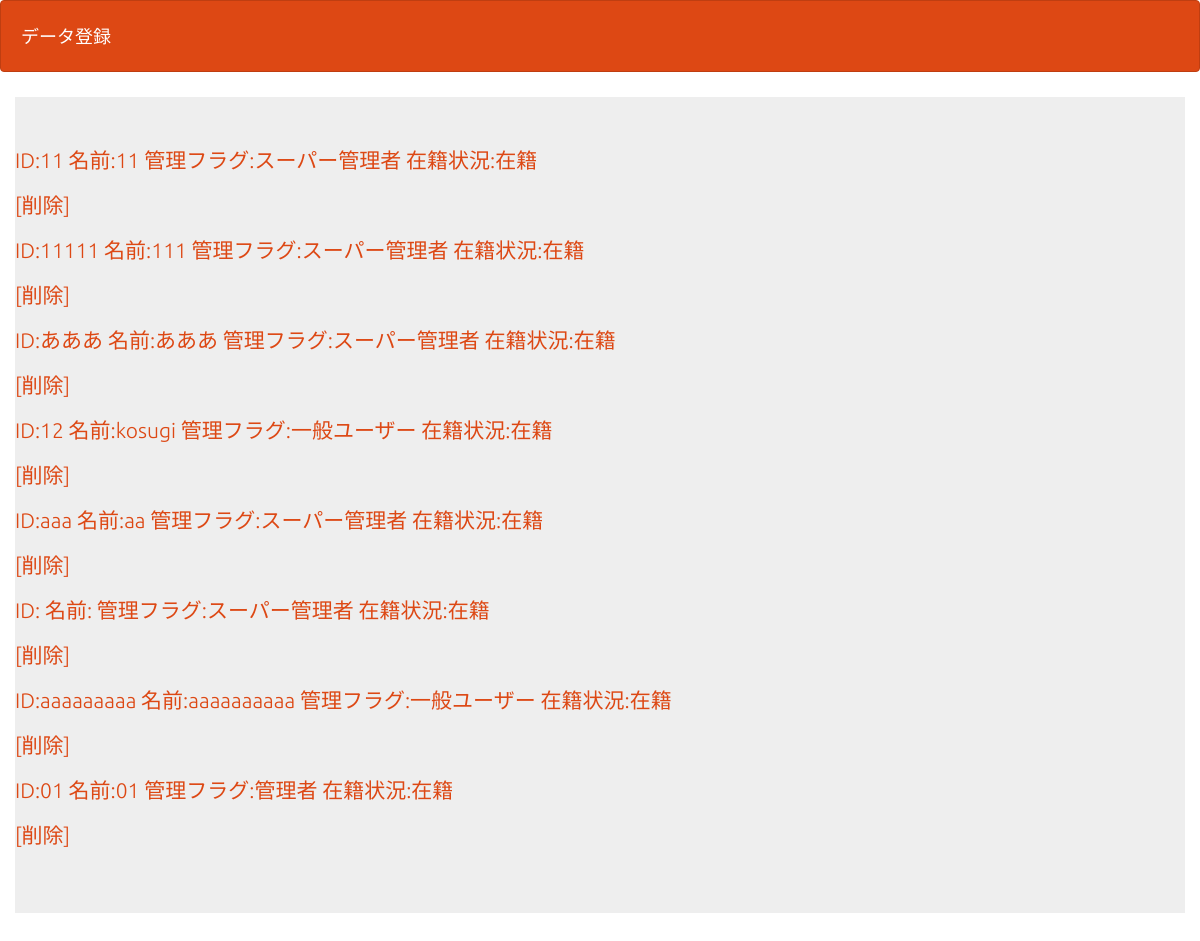
The page /select.php on the database its author committed.
### tables this page shows
CREATE TABLE `gs_user_table` (
  `id` int(12) NOT NULL,
  `name` varchar(64) NOT NULL,
  `lid` varchar(128) NOT NULL,
  `lpw` varchar(64) NOT NULL,
  `kanri_flg` int(1) NOT NULL,
  `life_flg` int(1) NOT NULL
);

### select.php (the view, shortened to what this page needs)
<?php
$pdo = db_conn();
$stmt = $pdo->prepare("SELECT * FROM gs_user_table");
$status = $stmt->execute();
$view = "";
if ($status == false) {
    sql_error($status);
} else {
    while ($result = $stmt->fetch(PDO::FETCH_ASSOC)) {
        if($result["kanri_flg"] ==0){
            $kfg ='管理者';
          }
          if($result["kanri_flg"] ==1){
              $kfg ='スーパー管理者';
            }
            if($result["kanri_flg"] ==2){
                $kfg ='一般ユーザー';
              }
        if($result["life_flg"] ==1){
            $lfg ='在籍';
          }
        $view .= '<p>';
        $view .= '<a href="detail.php?id=' . $result["id"] . '">';
        $view .= "ID:" .$result["lid"] . " 名前:" . $result["name"] . " 管理フラグ:" .  $kfg . " 在籍状況:" .  $lfg ;
        $view .= '</a>';
        $view .= '</p>';
        $view .= '<p>';
        $view .= '<a href="delete.php?id=' . $result["id"] . '">';
        $view .= '[削除]';
        $view .= '</a>';
        $view .= '</p>';
    }
}
?>
<!DOCTYPE html>
<html lang="ja">
<head>
    <link rel="stylesheet" href="css/range.css">
    <link href="css/bootstrap.min.css" rel="stylesheet">
</head>
<body id="main">
    <header>
        <nav class="navbar navbar-default">
            <div class="container-fluid">
                <div class="navbar-header">
                    <a class="navbar-brand" href="index.php">データ登録</a>
                </div>
            </div>
        </nav>
    </header>
    <div>
        <div class="container jumbotron">
            <?= $view ?>
        </div>
    </div>
</body>
</html>

### select.php (style rules this page uses)
div { padding: 5px; font-size: 16px; }

### rows shown on the page
gs_user_table: value "ID:11 名前:11 管理フラグ:スーパー管理者 在籍状況:在籍 [削除]"
gs_user_table: value "ID:11111 名前:111 管理フラグ:スーパー管理者 在籍状況:在籍 [削除]"
gs_user_table: value "ID:あああ 名前:あああ 管理フラグ:スーパー管理者 在籍状況:在籍 [削除]"
gs_user_table: value "ID:12 名前:kosugi 管理フラグ:一般ユーザー 在籍状況:在籍 [削除]"
gs_user_table: value "ID:aaa 名前:aa 管理フラグ:スーパー管理者 在籍状況:在籍 [削除]"
gs_user_table: value "ID: 名前: 管理フラグ:スーパー管理者 在籍状況:在籍 [削除]"
gs_user_table: value "ID:aaaaaaaaa 名前:aaaaaaaaaa 管理フラグ:一般ユーザー 在籍状況:在籍 [削除]"
gs_user_table: value "ID:01 名前:01 管理フラグ:管理者 在籍状況:在籍 [削除]"
